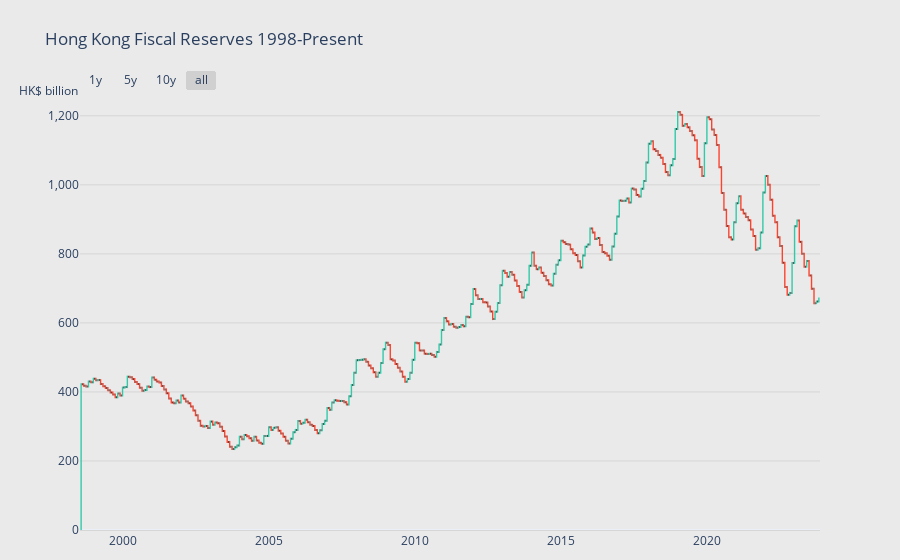

The code cell stored with this chart in its notebook:
### Code cell
# Hong Kong Fiscal Reserves 1998-Present
df['measure'] = 'relative'
df['change_billion'] = df['fiscal_reserve_end'].diff() / 1000
df['change_billion'][0] = (df['fiscal_reserve_end'][0] - df['fiscal_reserve_start'][0]) / 1000
df['surplus_or_deficit'] = df['change_billion'].apply(lambda x: 'Surplus' if x >= 0 else 'Deficit')

fig = go.Figure(go.Waterfall(
    measure = ['relative'] + df['measure'].tolist(),
    x = [pd.to_datetime('1998-08-01')] + df['month'].tolist() ,
    y = [df['fiscal_reserve_start'][0]/1000] + df['change_billion'].tolist(),
    text = ['Opening balance'] + df['surplus_or_deficit'].tolist(),
    width = 1500000000,
    increasing_marker_color = '#31CAA8',
    decreasing_marker_color = '#FF412C',
    texttemplate = ' ',
    hovertemplate = 'Start: HK$%{initial:,.1f} billion<br>%{text}: HK$%{delta:,.1f} billion<br>End: HK$%{final:,.1f} billion<extra></extra>'
))

fig.update_layout(
    title = "Hong Kong Fiscal Reserves 1998-Present",
    showlegend = False,
    margin = dict(t=90, b=30, l=80, r=80),
    hovermode = 'x unified',
    template = 'plotly_white',
    paper_bgcolor = '#eaeaea',
    plot_bgcolor = '#eaeaea',
    hoverlabel = dict(
        bgcolor = '#eaeaea'
    )

)

fig.update_xaxes(
    linecolor = '#d6d6d6',
    hoverformat = '%B %Y',
    rangeselector= dict(
        buttons = list([
            dict(count=1,
                label="1y",
                step="year",
                stepmode="backward"),
            dict(count=5,
                label="5y",
                step="year",
                stepmode="backward"),
            dict(count=10,
                label="10y",
                step="year",
                stepmode="backward"),
            dict(step="all")
        ]),
        bgcolor = '#eaeaea',
        x = 0,
        y = 1
    ),
)

fig.update_yaxes(
    tickformat = ',',
    gridcolor = '#d6d6d6'
)

fig.add_annotation(
    xref = 'paper',
    x = 0,
    yref = 'paper',
    y = 1,
    text = 'HK$ billion',
    showarrow = False,
    xanchor = 'right',
    yanchor = 'middle'
)

fig.show()

fig.write_html('waterfall.html')

### Figure 1 — Plotly figure (JSON) as saved in the notebook; plotly's stock layout.template omitted (floating-point values rounded to 4 significant figures; data arrays with more than 128 entries replaced by an {"elided": "..."} marker saying what was removed)
{"data": [{"decreasing": {"marker": {"color": "#FF412C"}}, "hovertemplate": "Start: HK$%{initial:,.1f} billion<br>%{text}: HK$%{delta:,.1f} billion<br>End: HK$%{final:,.1f} billion<extra></extra>", "increasing": {"marker": {"color": "#31CAA8"}}, "measure": {"elided": "304 str values"}, "text": {"elided": "304 str values"}, "texttemplate": " ", "type": "waterfall", "width": 1500000000, "x": {"elided": "304 str values"}, "y": {"elided": "304 float values"}}], "layout": {"annotations": [{"showarrow": false, "text": "HK$ billion", "x": 0, "xanchor": "right", "xref": "paper", "y": 1, "yanchor": "middle", "yref": "paper"}], "hoverlabel": {"bgcolor": "#eaeaea"}, "hovermode": "x unified", "margin": {"b": 30, "l": 80, "r": 80, "t": 90}, "paper_bgcolor": "#eaeaea", "plot_bgcolor": "#eaeaea", "showlegend": false, "title": {"text": "Hong Kong Fiscal Reserves 1998-Present"}, "xaxis": {"hoverformat": "%B %Y", "linecolor": "#d6d6d6", "rangeselector": {"bgcolor": "#eaeaea", "buttons": [{"count": 1, "label": "1y", "step": "year", "stepmode": "backward"}, {"count": 5, "label": "5y", "step": "year", "stepmode": "backward"}, {"count": 10, "label": "10y", "step": "year", "stepmode": "backward"}, {"step": "all"}], "x": 0, "y": 1}}, "yaxis": {"gridcolor": "#d6d6d6", "tickformat": ","}}}
